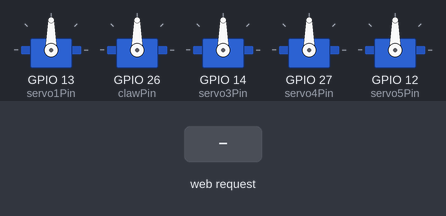
Bench run of a sketch on a simulated ESP32. Parts: 5 × servo. The inputs (shaded band) are chosen by the test bench. WiFi joins after 1.5 s; servers stay silent unless stated; what the sketch prints to the serial monitor is not drawn.

Above: at 2.7 s.
2.8 s: HTTP request GET /cmd?value=A received
At 2.95 s:
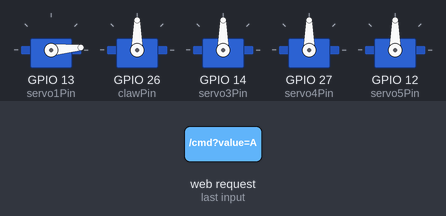
At 10.79 s:
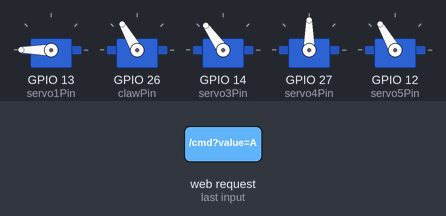
Timing chart, 0 to 22.9 s (numbered marks = the images above; inputs shaded):
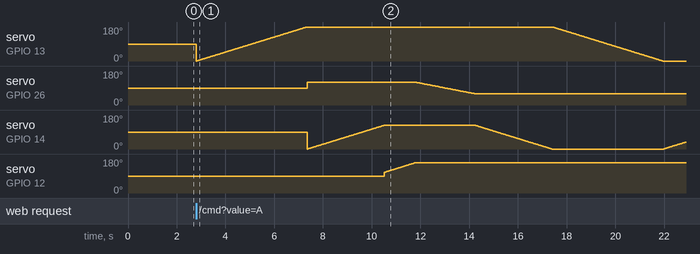

Measured:
- after the input at 2.8 s, servo on GPIO 12 (servo5Pin): moves from 90° to 160° over 1.3 s, starting after 7.7 s

The sketch:

wifi_2_item_pick_voice.ino
```cpp
#include <WiFi.h>
#include <WebServer.h>
#include <ESP32Servo.h>

// Wi-Fi credentials
const char* ssid = "";
const char* password = "";

// Create server on port 80
WebServer server(80);

// Servo setup (same as your original code)
Servo servo1;
Servo servo3;
Servo servo4;
Servo servo5;
Servo clawServo;

const int servo1Pin = 13;
const int servo3Pin = 14;
const int servo4Pin = 27;
const int servo5Pin = 12;
const int clawPin   = 26;

const int baseServoMin = 0;
const int baseServoMax = 180;
const int angleMin = 0;
const int angleMax = 125;
const int clawClose = 60;
const int clawOpen = 120;

int tolerance = 5;
int lastFeedback = 0;

void handleCommand() {
  if (!server.hasArg("value")) {
    server.send(400, "text/plain", "Missing value");
    return;
  }

  String cmd = server.arg("value");
  Serial.println("Received command: " + cmd);

  if (cmd == "A" || cmd == "a" || cmd == "a0") {
    runSequence(180);
  } else if (cmd == "B" || cmd == "b" || cmd == "b0") {
    runSequence(150);
  }

  server.send(200, "text/plain", "OK");
}

void setup() {
  Serial.begin(115200);
  Serial.println("Connecting to Wi-Fi...");

  WiFi.begin(ssid, password);
  while (WiFi.status() != WL_CONNECTED) {
    delay(500);
    Serial.print(".");
  }
  Serial.println("\n✅ Connected to Wi-Fi");
  Serial.print("📡 ESP32 IP: ");
  Serial.println(WiFi.localIP());

  servo1.attach(servo1Pin);
  clawServo.attach(clawPin);
  servo3.attach(servo3Pin);
  servo4.attach(servo4Pin);
  servo5.attach(servo5Pin);

  // Web server routes
  server.on("/cmd", HTTP_GET, handleCommand);
  server.begin();
}

void loop() {
  server.handleClient();
}

// === Servo control functions ===
void moveServoTo(Servo &servo, int startAngle, int endAngle, const char* name) {
  int step = (endAngle > startAngle) ? 1 : -1;
  for (int pos = startAngle; pos != endAngle + step; pos += step) {
    servo.write(pos);
    Serial.printf("%s moving to: %d°\n", name, pos);
    delay(25);
  }
}

void openClaw() {
  Serial.println("Claw opening...");
  clawServo.write(clawOpen);
}

void closeClaw() {
  Serial.println("Claw closing...");
  int step = (clawClose > clawOpen) ? 1 : -1;
  for (int pos = clawOpen; pos != clawClose + step; pos += step) {
    clawServo.write(pos);
    delay(40);

    if (lastFeedback == pos && tolerance != 0) {
      tolerance--;
    }
    if (lastFeedback == pos && tolerance == 0) {
      Serial.println("Obstacle detected! Stopping claw.");
      break;
    }
    lastFeedback = pos;
  }
}

void runSequence(int baseEndPosition) {
  moveServoTo(servo1, 0, baseEndPosition, "Servo 1");
  openClaw();
  moveServoTo(servo3, angleMin, angleMax, "Servo 3");
  moveServoTo(servo5, 110, 160, "Servo 5");
  closeClaw();
  moveServoTo(servo3, angleMax, angleMin, "Servo 3");
  moveServoTo(servo1, baseEndPosition, 0, "Servo 1");
  moveServoTo(servo3, angleMin, angleMax, "Servo 3");
  openClaw();
  moveServoTo(servo5, 160, 110, "Servo 5");
  moveServoTo(servo3, angleMin, 0, "Servo 3");
}
```
